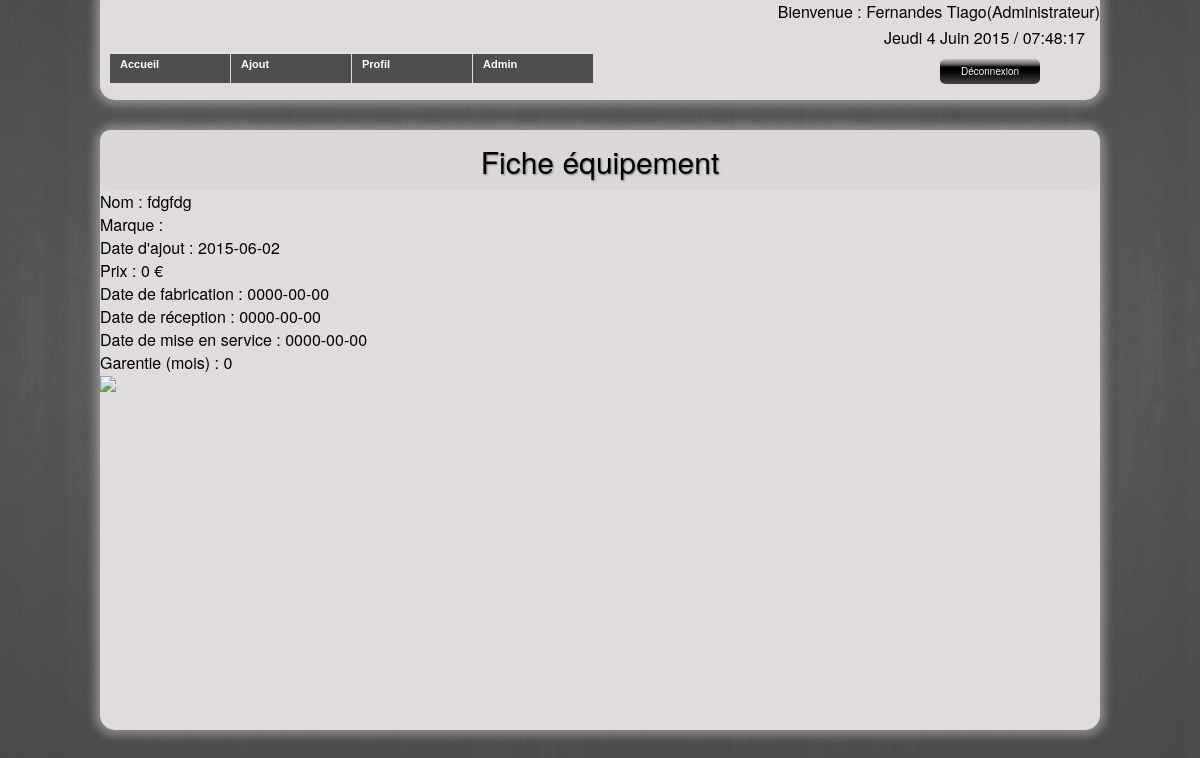
The page /Site/equipement.php?idEquipement=7 (signed in) on the database its author committed.
### tables this page shows
CREATE TABLE IF NOT EXISTS `equipement` (
  `idEquipement` int(11) NOT NULL AUTO_INCREMENT,
  `nomEquipement` varchar(45) DEFAULT NULL,
  `idFournisseur` int(11) NOT NULL,
  `prix` double DEFAULT NULL,
  `marque` varchar(45) DEFAULT NULL,
  `dateAjout` date DEFAULT NULL,
  `dateFabrication` date DEFAULT NULL,
  `dateReception` date DEFAULT NULL,
  `dateMiseService` date DEFAULT NULL,
  `garantie` int(11) DEFAULT NULL,
  PRIMARY KEY (`idEquipement`,`idFournisseur`),
  KEY `fk_Equipement_Fournisseur1_idx` (`idFournisseur`)
);

### Site/equipement.php (the view, shortened to what this page needs)
<?php
    require_once('fonctions.php');
    $idEquipement=$_GET['idEquipement']
?>
<!doctype html>
<html lang="fr">
   <head>
    <link rel="stylesheet" type="text/css" href="style.css">
    </head>
    <body>
        <?php require_once('entete.php'); ?>
            <div id ="contenu">
                <div id="banniere">Fiche équipement</div>
                    <?php
                        $resultats=$pdo->query("SELECT nomEquipement FROM equipement WHERE idEquipement='$idEquipement'");
                        $resultats->setFetchMode(PDO::FETCH_OBJ);
                        while( $resultat = $resultats->fetch() )
                        {
                            echo 'Nom : '.$resultat->nomEquipement.'<br>';
                        }
                    ?>
                    <?php
                        $resultats=$pdo->query("SELECT marque FROM equipement WHERE idEquipement='$idEquipement'");
                        $resultats->setFetchMode(PDO::FETCH_OBJ);
                        while( $resultat = $resultats->fetch() )
                        {
                            echo 'Marque : '.$resultat->marque.'<br>';
                        }
                    ?>
                    <?php
                        $resultats=$pdo->query("SELECT dateAjout FROM equipement WHERE idEquipement='$idEquipement'");
                        $resultats->setFetchMode(PDO::FETCH_OBJ);
                        while( $resultat = $resultats->fetch() )
                        {
                            echo "Date d'ajout : ".$resultat->dateAjout."<br>";
                        }
                    ?>
                    <?php
                        $resultats=$pdo->query("SELECT prix FROM equipement WHERE idEquipement='$idEquipement'");
                        $resultats->setFetchMode(PDO::FETCH_OBJ);
                        while( $resultat = $resultats->fetch() )
                        {
                            echo 'Prix : '.$resultat->prix.' €<br>';
                        }
                    ?>
                    <?php
                        $resultats=$pdo->query("SELECT dateFabrication FROM equipement WHERE idEquipement='$idEquipement'");
                        $resultats->setFetchMode(PDO::FETCH_OBJ);
                        while( $resultat = $resultats->fetch() )
                        {
                            echo 'Date de fabrication : '.$resultat->dateFabrication.'<br>';
                        }
                    ?>
                    <?php
                        $resultats=$pdo->query("SELECT dateReception FROM equipement WHERE idEquipement='$idEquipement'");
                        $resultats->setFetchMode(PDO::FETCH_OBJ);
                        while( $resultat = $resultats->fetch() )
                        {
                            echo 'Date de réception : '.$resultat->dateReception.'<br>';
                        }
                    ?>
                    <?php
                        $resultats=$pdo->query("SELECT dateMiseService FROM equipement WHERE idEquipement='$idEquipement'");
                        $resultats->setFetchMode(PDO::FETCH_OBJ);
                        while( $resultat = $resultats->fetch() )
                        {
                            echo 'Date de mise en service : '.$resultat->dateMiseService.'<br>';
                        }
                    ?>
                    <?php
                        $resultats=$pdo->query("SELECT garantie FROM equipement WHERE idEquipement='$idEquipement'");
                        $resultats->setFetchMode(PDO::FETCH_OBJ);
                        while( $resultat = $resultats->fetch() )
                        {
                            echo 'Garentie (mois) : '.$resultat->garantie.'<br>';
                        }
                    ?>
                <img src="http://chart.apis.google.com/chart?cht=qr&chs=100x100&chl=http://localhost/BDD/Site/equipement.php?idEquipement=<?= $idEquipement ?>">
            </div>
    </body>
</html>

### Site/style.css (style rules this page uses)
html { background: url(image/bg.jpg) no-repeat center fixed; background-size: cover; font-family: "Helvetica Neue", Helvetica, arial, sans-serif; }
#contenu { border-radius:15px; width: 1000px; height: 600px; background-color: #E1DCDC; margin-left: auto; margin-right: auto; margin-top: 30px; box-shadow: 0px 0px 10px 5px rgba(164, 162, 162, 0.75); -moz-box-shadow: 0px 0px 10px 5px rgba(164, 162, 162, 0.75); -webkit-box-shadow: 0px 0px 10px 5px rgba(164, 162, 162, 0.75); }
#banniere { border-radius:10px; width: 1000px; height: 50px; background-color: #DBD7D7; font-size: 30px; text-shadow:1px 1px 2px gray; text-align: center; padding-top: 10px; }
body { height: auto; }

### rows shown on the page
equipement: nomEquipement "fdgfdg", dateAjout "2015-06-02", prix "0", dateFabrication "0000-00-00", dateReception "0000-00-00", dateMiseService "0000-00-00", garantie "0"

### other values the page prints
$_SESSION['nom'] "Fernandes"
$_SESSION['prenom'] "Tiago"
$_SESSION['role'] "Administrateur"
